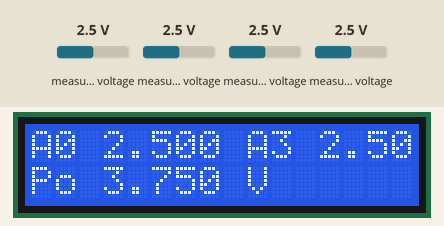
Bench run of a sketch on a simulated ESP32. Parts: 16×2 character LCD. Inputs (shaded band) come from the test bench; at power-on: measured voltage 2.5 V. What the sketch prints to the serial monitor is not drawn.

Above: at 2.2 s.
2.3 s: measured voltage (sensor 200) set to 0.1 V
At 5.1 s:
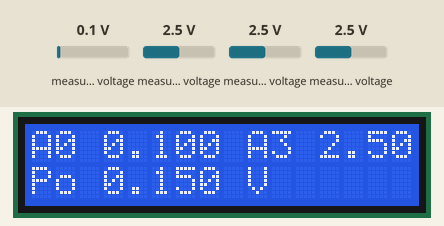
5.3 s: measured voltage (sensor 203) set to 0.1 V
At 6.2 s:
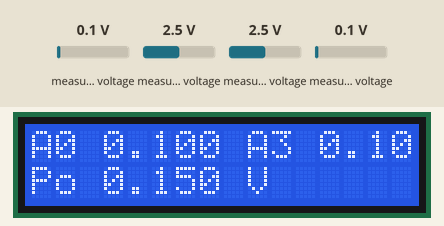
7.3 s: measured voltage (sensor 200) set to 1.2 V
At 9.3 s:
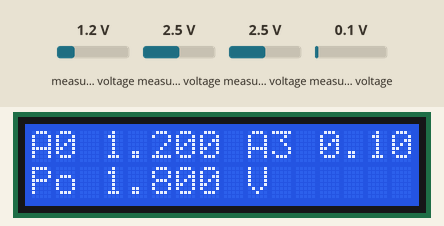
10.1 s: measured voltage (sensor 203) set to 1.2 V
At 12.3 s:
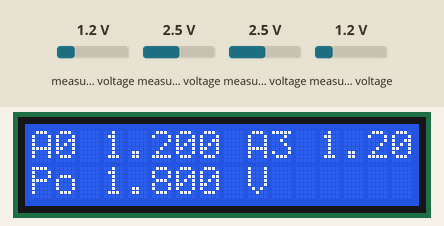
12.9 s: measured voltage (sensor 200) set to 2.5 V
At 15.4 s:
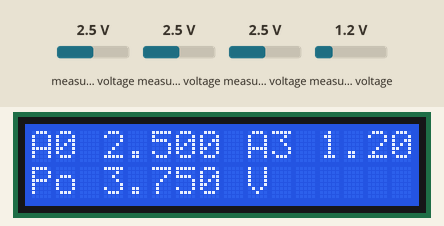
15.7 s: measured voltage (sensor 203) set to 3.8 V
At 18.5 s:
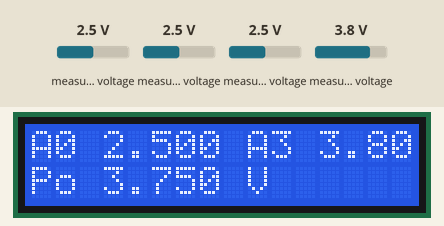
Timing chart, 0 to 19.5 s (numbered marks = the images above; inputs shaded):
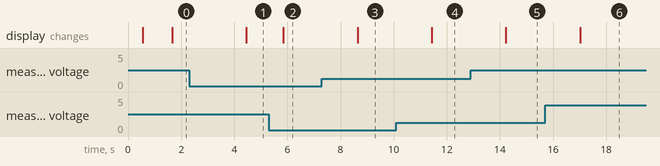

The sketch:

03b_solo_ph.ino
```cpp
/*
 * Prueba 03b - Solo pH, con los TDS apagados
 * Monitor de acuarios ESP32
 *
 * Lee las 4 entradas del ADS1115 para localizar la señal del divisor.
 * Con el divisor bien conectado, A0 marca Po x 2/3 (~1,7 V en buffer 7).
 */

#include <Wire.h>
#include <Adafruit_ADS1X15.h>
#include <LiquidCrystal_I2C.h>

const int PIN_TDS_B_VCC = 32, PIN_TDS_A_VCC = 33;
const int N_MUESTRAS = 32;  // 250 ms a 128 SPS = 15 ciclos de 60 Hz

Adafruit_ADS1115 ads;
LiquidCrystal_I2C lcd(0x27, 16, 2);
bool adsOk = false;

float promedio(uint8_t canal) {
  float suma = 0;
  for (int i = 0; i < N_MUESTRAS; i++) suma += ads.computeVolts(ads.readADC_SingleEnded(canal));
  return suma / N_MUESTRAS;
}

void setup() {
  Serial.begin(115200);
  delay(500);
  Serial.println("\n=== Prueba 03b: solo pH ===");

  pinMode(PIN_TDS_B_VCC, OUTPUT); digitalWrite(PIN_TDS_B_VCC, LOW);
  pinMode(PIN_TDS_A_VCC, OUTPUT); digitalWrite(PIN_TDS_A_VCC, LOW);

  Wire.begin(21, 22);
  lcd.init();
  lcd.backlight();

  adsOk = ads.begin(0x48, &Wire);
  if (!adsOk) { Serial.println("ADS1115 NO responde"); lcd.print("ADS1115 no resp."); return; }
  ads.setGain(GAIN_ONE);
  ads.setDataRate(RATE_ADS1115_128SPS);
}

void loop() {
  if (!adsOk) { delay(1000); return; }
  float a0 = promedio(0), a1 = promedio(1), a2 = promedio(2), a3 = promedio(3);
  Serial.printf("A0=%.4f V  A1=%.4f V  A2=%.4f V  A3=%.4f V  Po(A0x1,5)=%.4f V\n", a0, a1, a2, a3, a0 * 1.5);

  char l1[17], l2[17];
  snprintf(l1, sizeof(l1), "A0 %.3f A3 %.3f", a0, a3);
  snprintf(l2, sizeof(l2), "Po %.3f V", a0 * 1.5);
  lcd.setCursor(0, 0); lcd.print(l1); lcd.print("   ");
  lcd.setCursor(0, 1); lcd.print(l2); lcd.print("      ");
  delay(300);
}
```

Measured:
- after the input at 2.3 s, the display: changes after 2.2 s (image 1)
- after the input at 5.3 s, the display: changes after 0.55 s (image 2)
- after the input at 7.3 s, the display: changes after 1.3 s (image 3)
- after the input at 10.1 s, the display: changes after 1.3 s (image 4)
- after the input at 12.9 s, the display: changes after 1.3 s (image 5)
- after the input at 15.7 s, the display: changes after 1.3 s (image 6)
